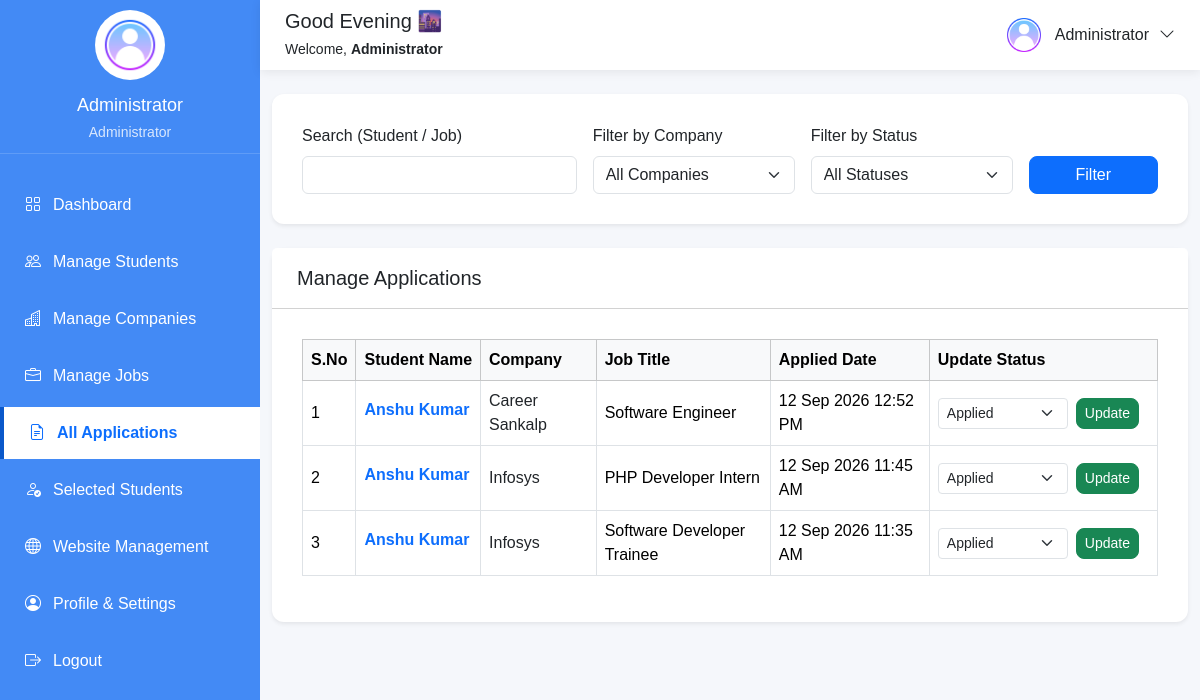
Page /admin/applications.php (signed in) on the committed database.
### tables this page shows
CREATE TABLE `applications` (
  `id` int(11) NOT NULL,
  `job_id` int(11) NOT NULL,
  `student_id` int(11) NOT NULL,
  `status` enum('Applied','Shortlisted','Rejected','Selected') DEFAULT 'Applied',
  `applied_at` timestamp NOT NULL DEFAULT current_timestamp()
);

CREATE TABLE `students` (
  `id` int(11) NOT NULL,
  `registration_id` varchar(20) DEFAULT NULL,
  `roll_no` varchar(30) NOT NULL,
  `name` varchar(100) NOT NULL,
  `email` varchar(100) NOT NULL,
  `phone` varchar(15) DEFAULT NULL,
  `gender` enum('Male','Female','Other') DEFAULT NULL,
  `dob` date DEFAULT NULL,
  `course` varchar(50) DEFAULT NULL,
  `semester` varchar(20) DEFAULT NULL,
  `cgpa` decimal(3,2) DEFAULT NULL,
  `skills` text DEFAULT NULL,
  `resume` varchar(255) DEFAULT NULL,
  `profile_photo` varchar(255) DEFAULT NULL,
  `password` varchar(255) NOT NULL,
  `profile_completed` tinyint(1) DEFAULT 0,
  `created_at` timestamp NOT NULL DEFAULT current_timestamp()
);

CREATE TABLE `companies` (
  `id` int(11) NOT NULL,
  `company_code` varchar(20) DEFAULT NULL,
  `company_name` varchar(150) NOT NULL,
  `hr_name` varchar(100) DEFAULT NULL,
  `email` varchar(100) DEFAULT NULL,
  `phone` varchar(15) DEFAULT NULL,
  `address` text DEFAULT NULL,
  `website` varchar(255) DEFAULT NULL,
  `logo` varchar(255) DEFAULT NULL,
  `password` varchar(255) NOT NULL,
  `status` enum('Pending','Approved','Rejected') DEFAULT 'Pending',
  `created_at` timestamp NOT NULL DEFAULT current_timestamp()
);

CREATE TABLE `jobs` (
  `id` int(11) NOT NULL,
  `company_id` int(11) NOT NULL,
  `title` varchar(150) NOT NULL,
  `location` varchar(100) DEFAULT NULL,
  `package` varchar(50) DEFAULT NULL,
  `vacancies` int(11) DEFAULT NULL,
  `eligibility` text DEFAULT NULL,
  `description` text DEFAULT NULL,
  `last_date` date DEFAULT NULL,
  `status` enum('Open','Closed') DEFAULT 'Open',
  `created_at` timestamp NOT NULL DEFAULT current_timestamp()
);

### admin/applications.php (the view, shortened to what this page needs)
<?php
include 'includes/admin-header.php';
include 'includes/admin-sidebar.php';
$search = isset($_GET['search']) ? clean($conn, $_GET['search']) : '';
$where_sql = "";
?>
<div class="main-content">
    <?php include 'includes/admin-topbar.php'; ?>
    <div class="container-fluid py-4">
        <div class="card shadow-sm border-0 mb-4">
            <div class="card-body">
                <form method="GET" class="row g-3 align-items-end">
                    <div class="col-md-4">
                        <label class="form-label">Search (Student / Job)</label>
                        <input type="text" name="search" class="form-control" value="<?php echo htmlspecialchars($search); ?>">
                    </div>
                    <div class="col-md-3">
                        <label class="form-label">Filter by Company</label>
                        <select name="company" class="form-select">
                            <option value="">All Companies</option>
                        </select>
                    </div>
                    <div class="col-md-3">
                        <label class="form-label">Filter by Status</label>
                        <select name="status" class="form-select">
                            <option value="">All Statuses</option>
                        </select>
                    </div>
                    <div class="col-md-2">
                        <button type="submit" class="btn btn-primary w-100">Filter</button>
                    </div>
                </form>
            </div>
        </div>
        <div class="card shadow-sm border-0">
            <div class="card-header bg-white d-flex justify-content-between align-items-center">
                <h5 class="mb-0">Manage Applications</h5>
            </div>
            <div class="card-body">
                <div class="table-responsive">
                    <table class="table table-bordered table-hover align-middle">
                        <thead class="table-light">
                            <tr>
                                <th>S.No</th>
                                <th>Student Name</th>
                                <th>Company</th>
                                <th>Job Title</th>
                                <th>Applied Date</th>
                                <th>Update Status</th>
                            </tr>
                        </thead>
                        <tbody>
                            <?php
                            $i = 1;
                            $query = mysqli_query($conn, "
                                SELECT
                                    applications.*,
                                    students.name AS student_name,
                                    companies.company_name,
                                    companies.id AS company_id,
                                    jobs.title AS job_title
                                FROM applications
                                INNER JOIN students ON applications.student_id = students.id
                                INNER JOIN jobs ON applications.job_id = jobs.id
                                INNER JOIN companies ON jobs.company_id = companies.id
                                $where_sql
                                ORDER BY applications.applied_at DESC
                            ");
                            if (mysqli_num_rows($query) > 0) {
                                while ($row = mysqli_fetch_assoc($query)) {
                            ?>
                                    <tr>
                                        <td><?php echo $i++; ?></td>
                                        <td>
                                            <a href="view-student.php?id=<?php echo $row['student_id']; ?>" class="text-decoration-none">
                                                <strong><?php echo htmlspecialchars($row['student_name']); ?></strong>
                                            </a>
                                        </td>
                                        <td>
                                            <a href="view-company.php?id=<?php echo $row['company_id']; ?>" class="text-decoration-none text-dark">
                                                <?php echo htmlspecialchars($row['company_name']); ?>
                                            </a>
                                        </td>
                                        <td><?php echo htmlspecialchars($row['job_title']); ?></td>
                                        <td><?php echo date("d M Y h:i A", strtotime($row['applied_at'])); ?></td>
                                        <td>
                                            <form method="POST" class="d-flex align-items-center">
                                                <select name="status" class="form-select form-select-sm me-2" style="width: 130px;">
                                                    <option value="Applied" <?php echo ($row['status'] == 'Applied') ? 'selected' : ''; ?>>Applied</option>
                                                </select>
                                                <button type="submit" name="update_status" class="btn btn-sm btn-success">Update</button>
                                            </form>
                                        </td>
                                    </tr>
                            <?php
                                }
                            } else {
                                echo '<tr><td colspan="6" class="text-center">No applications found.</td></tr>';
                            }
                            ?>
                        </tbody>
                    </table>
                </div>
            </div>
        </div>
</div>
</div>
<?php include 'includes/admin-footer.php'; ?>

### admin/includes/admin-sidebar.php (shortened to what this page needs)
<div class="sidebar d-none d-lg-block">
    <div class="sidebar-profile">
        <?php if (!empty($admin['profile_image']) && file_exists('../uploads/' . $admin['profile_image'])) { ?>
            <img src="../uploads/<?php echo $admin['profile_image']; ?>" alt="Admin" style="object-fit: cover;">
        <?php } else { ?>
            <img src="../assets/images/default-user.png" alt="Admin" style="object-fit: cover;">
        <?php } ?>
        <h5><?php echo htmlspecialchars($admin['name']); ?></h5>
        <p>Administrator</p>
    </div>
    <?php include 'admin-menu.php'; ?>
</div>
        <?php include 'admin-menu.php'; ?>

### admin/includes/admin-topbar.php (shortened to what this page needs)
<div class="topbar">
    <div class="d-flex align-items-center">
        <div>
            <h5 class="mb-1">
                <?php
                $hour = date("H");
                if ($hour >= 5 && $hour < 12) {
                    echo "Good Morning 👋";
                } elseif ($hour >= 12 && $hour < 17) {
                    echo "Good Afternoon ☀️";
                } else {
                    echo "Good Evening 🌆";
                }
                ?>
            </h5>
            <small>
                Welcome, <strong><?php echo htmlspecialchars($admin['name']); ?></strong>
            </small>
        </div>
    </div>
    <div class="dropdown">
        <a href="#" class="profile-dropdown dropdown-toggle" role="button" id="adminProfileDropdown" data-bs-toggle="dropdown" aria-expanded="false">
            <?php if (!empty($admin['profile_image']) && file_exists('../uploads/' . $admin['profile_image'])) { ?>
                <img src="../uploads/<?php echo $admin['profile_image']; ?>" style="object-fit: cover;">
            <?php } else { ?>
                <img src="../assets/images/default-user.png" style="object-fit: cover;">
            <?php } ?>
            <span><?php echo htmlspecialchars($admin['name']); ?></span>
            <i class="bi bi-chevron-down"></i>
        </a>
    </div>
</div>

### assets/css/dashboard.css (style rules this page uses)
* { margin: 0; padding: 0; box-sizing: border-box; }
body { background: #f5f7fb; font-family: Arial, Helvetica, sans-serif; }
.main-content { margin-left: 260px; }
.card { border-radius: 12px; }
.card-header { padding: 18px 25px; }
.card-body { padding: 30px; }
.btn { border-radius: 8px; }
.sidebar { position: fixed; top: 0; left: 0; width: 260px; height: 100vh; background: #438af5; overflow-y: auto; }
.sidebar-profile { text-align: center; padding: 10px 5px; border-bottom: 1px solid rgba(255, 255, 255, .15); }
.sidebar-profile img { width: 70px; height: 70px; border-radius: 50%; object-fit: cover; border: 4px solid rgba(255, 255, 255, .30); margin-bottom: 15px; background: #fff; }
.sidebar-profile h5 { color: #fff; margin-bottom: 5px; font-size: 18px; }
.sidebar-profile p { color: rgba(255, 255, 255, .80); margin: 0; font-size: 14px; }
.topbar { position: sticky; top: 0; z-index: 999; height: 70px; background: #fff; display: flex; justify-content: space-between; align-items: center; padding: 0 25px; box-shadow: 0 2px 10px rgba(0, 0, 0, .08); }
.topbar>div:first-child { display: flex; align-items: center; }
.topbar>div:last-child { margin-left: auto; }
.profile-dropdown { display: flex; align-items: center; gap: 10px; text-decoration: none; color: #212529; cursor: pointer; }
.profile-dropdown::after { display: none !important; }
.profile-dropdown img { width: 42px; height: 42px; border-radius: 50%; object-fit: cover; }
.card .btn { margin-right: 10px; }
.card-body strong { display: block; margin-bottom: 6px; color: #0d6efd; }
.table th { white-space: nowrap; font-weight: 600; }
.table td { vertical-align: middle; }

### rows in the picture
applications: student.name "Anshu Kumar", companies.company_name "Career Sankalp", job.title "Software Engineer", applied_at "12 Sep 2026 12:52 PM", status "Applied"
applications: student.name "Anshu Kumar", companies.company_name "Infosys", job.title "PHP Developer Intern", applied_at "12 Sep 2026 11:45 AM", status "Applied"
applications: student.name "Anshu Kumar", companies.company_name "Infosys", job.title "Software Developer Trainee", applied_at "12 Sep 2026 11:35 AM", status "Applied"

### other values in the picture
$admin['name'] "Administrator"
